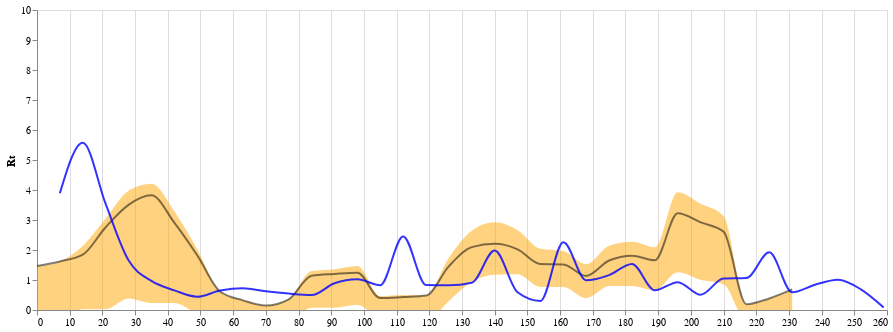

Notebook source saved alongside this figure:
### Code cell
band_rt = alt.Chart(summary_rt_local_and_intro_df).mark_area(interpolate='monotone', opacity = 0.5, clip = True, color = "orange").encode(
    alt.X('new_interval', axis=alt.Axis(title="")),
    alt.Y('upper_hpd_log_50_MA',axis=alt.Axis(title="Rt", grid=False)),
    alt.Y2("lower_hpd_log_50_MA")
    
    
).properties(
    width=850,
    height=300)

line_rt = alt.Chart(summary_rt_local_and_intro_df).mark_line(interpolate='monotone', opacity = 0.5, clip = True, color = "black").encode(
    alt.X('new_interval', axis=alt.Axis(title="")),
    alt.Y('median_percent_MA',axis=alt.Axis(title="Rt", grid=False)),

    
    
).properties(
    width=850,
    height=300)

(band_rt + line_rt+ line_rt_sim).resolve_scale(y ="shared")

### Figure 1 — Vega-Lite specification as saved in the notebook (floating-point values rounded to 4 significant figures)
{"config": {"view": {"continuousWidth": 400, "continuousHeight": 300}}, "layer": [{"mark": {"type": "area", "clip": true, "color": "orange", "interpolate": "monotone", "opacity": 0.5}, "encoding": {"x": {"axis": {"title": ""}, "field": "new_interval", "type": "quantitative"}, "y": {"axis": {"grid": false, "title": "Rt"}, "field": "upper_hpd_log_50_MA", "type": "quantitative"}, "y2": {"field": "lower_hpd_log_50_MA"}}, "height": 300, "width": 850}, {"mark": {"type": "line", "clip": true, "color": "black", "interpolate": "monotone", "opacity": 0.5}, "encoding": {"x": {"axis": {"title": ""}, "field": "new_interval", "type": "quantitative"}, "y": {"axis": {"grid": false, "title": "Rt"}, "field": "median_percent_MA", "type": "quantitative"}}, "height": 300, "width": 850}, {"data": {"name": "data-e04d5a9d3564650b4b06d3bec7897999"}, "mark": {"type": "line", "clip": true, "color": "blue", "interpolate": "monotone", "opacity": 0.8}, "encoding": {"x": {"axis": {"title": ""}, "field": "week_time", "type": "quantitative"}, "y": {"axis": {"grid": false, "title": "Rt"}, "field": "Rt", "scale": {"domain": [0.3, 10]}, "type": "quantitative"}}, "height": 300, "width": 850}], "data": {"name": "data-2352a9d4e4388178bc3e5e394a122efa"}, "resolve": {"scale": {"y": "shared"}}, "$schema": "https://vega.github.io/schema/vega-lite/v4.17.0.json", "datasets": {"data-2352a9d4e4388178bc3e5e394a122efa": [{"interval": "1", "mean_percent": 2.677, "median_percent": 1.294, "upper_hpd_log_95": 10.54, "lower_hpd_log_95": -0.3581, "upper_hpd_log_50": 1.294, "lower_hpd_log_50": -0.3581, "new_interval": 231, "mean_percent_MA": 1.602, "median_percent_MA": 0.686, "upper_hpd_log_95_MA": 6.661, "lower_hpd_log_95_MA": -0.3581, "upper_hpd_log_50_MA": 0.686, "lower_hpd_log_50_MA": -0.3581}, {"interval": "2", "mean_percent": 0.5267, "median_percent": 0.07751, "upper_hpd_log_95": 2.784, "lower_hpd_log_95": -0.3581, "upper_hpd_log_50": 0.07751, "lower_hpd_log_50": -0.3581, "new_interval": 224, "mean_percent_MA": 1.073, "median_percent_MA": 0.3856, "upper_hpd_log_95_MA": 4.847, "lower_hpd_log_95_MA": -0.3581, "upper_hpd_log_50_MA": 0.3856, "lower_hpd_log_50_MA": -0.3581}, {"interval": "3", "mean_percent": 0.01667, "median_percent": -0.2152, "upper_hpd_log_95": 1.219, "lower_hpd_log_95": -0.3581, "upper_hpd_log_50": -0.2152, "lower_hpd_log_50": -0.3581, "new_interval": 217, "mean_percent_MA": 0.7162, "median_percent_MA": 0.1924, "upper_hpd_log_95_MA": 3.555, "lower_hpd_log_95_MA": -0.3581, "upper_hpd_log_50_MA": 0.1924, "lower_hpd_log_50_MA": -0.3581}, {"interval": "4", "mean_percent": 1.605, "median_percent": 0.7147, "upper_hpd_log_95": 6.663, "lower_hpd_log_95": -0.3581, "upper_hpd_log_50": 0.7147, "lower_hpd_log_50": -0.3581, "new_interval": 210, "mean_percent_MA": 3.361, "median_percent_MA": 2.612, "upper_hpd_log_95_MA": 9.015, "lower_hpd_log_95_MA": 0.07191, "upper_hpd_log_50_MA": 3.129, "lower_hpd_log_50_MA": 0.8596}, {"interval": "5", "mean_percent": 8.462, "median_percent": 7.335, "upper_hpd_log_95": 19.16, "lower_hpd_log_95": 0.932, "upper_hpd_log_50": 8.888, "lower_hpd_log_50": 3.295, "new_interval": 203, "mean_percent_MA": 3.68, "median_percent_MA": 2.922, "upper_hpd_log_95_MA": 9.508, "lower_hpd_log_95_MA": 0.07193, "upper_hpd_log_50_MA": 3.54, "lower_hpd_log_50_MA": 1.007}, {"interval": "6", "mean_percent": 0.9734, "median_percent": 0.7169, "upper_hpd_log_95": 2.697, "lower_hpd_log_95": -0.3581, "upper_hpd_log_50": 1.017, "lower_hpd_log_50": 0.08497, "new_interval": 196, "mean_percent_MA": 3.828, "median_percent_MA": 3.223, "upper_hpd_log_95_MA": 9.014, "lower_hpd_log_95_MA": 0.1271, "upper_hpd_log_50_MA": 3.927, "lower_hpd_log_50_MA": 1.26}, {"interval": "7", "mean_percent": 2.049, "median_percent": 1.616, "upper_hpd_log_95": 5.181, "lower_hpd_log_95": -0.1926, "upper_hpd_log_50": 1.877, "lower_hpd_log_50": 0.3985, "new_interval": 189, "mean_percent_MA": 2.026, "median_percent_MA": 1.658, "upper_hpd_log_95_MA": 4.96, "lower_hpd_log_95_MA": -0.1426, "upper_hpd_log_50_MA": 2.088, "lower_hpd_log_50_MA": 0.6612}, {"interval": "8", "mean_percent": 3.055, "median_percent": 2.641, "upper_hpd_log_95": 7.004, "lower_hpd_log_95": 0.1228, "upper_hpd_log_50": 3.371, "lower_hpd_log_50": 1.5, "new_interval": 182, "mean_percent_MA": 2.146, "median_percent_MA": 1.809, "upper_hpd_log_95_MA": 5.06, "lower_hpd_log_95_MA": -0.1426, "upper_hpd_log_50_MA": 2.274, "lower_hpd_log_50_MA": 0.8032}, {"interval": "9", "mean_percent": 1.333, "median_percent": 1.17, "upper_hpd_log_95": 2.995, "lower_hpd_log_95": -0.3581, "upper_hpd_log_50": 1.575, "lower_hpd_log_50": 0.5107, "new_interval": 175, "mean_percent_MA": 1.879, "median_percent_MA": 1.649, "upper_hpd_log_95_MA": 4.283, "lower_hpd_log_95_MA": -0.1962, "upper_hpd_log_50_MA": 2.14, "lower_hpd_log_50_MA": 0.7962}, {"interval": "10", "mean_percent": 1.249, "median_percent": 1.135, "upper_hpd_log_95": 2.85, "lower_hpd_log_95": -0.3533, "upper_hpd_log_50": 1.473, "lower_hpd_log_50": 0.3776, "new_interval": 168, "mean_percent_MA": 1.269, "median_percent_MA": 1.136, "upper_hpd_log_95_MA": 2.937, "lower_hpd_log_95_MA": -0.3565, "upper_hpd_log_50_MA": 1.524, "lower_hpd_log_50_MA": 0.3922}, {"interval": "11", "mean_percent": 1.224, "median_percent": 1.103, "upper_hpd_log_95": 2.965, "lower_hpd_log_95": -0.3581, "upper_hpd_log_50": 1.524, "lower_hpd_log_50": 0.2883, "new_interval": 161, "mean_percent_MA": 1.615, "median_percent_MA": 1.518, "upper_hpd_log_95_MA": 3.377, "lower_hpd_log_95_MA": -0.1087, "upper_hpd_log_50_MA": 1.966, "lower_hpd_log_50_MA": 0.7693}, {"interval": "12", "mean_percent": 2.373, "median_percent": 2.315, "upper_hpd_log_95": 4.317, "lower_hpd_log_95": 0.3854, "upper_hpd_log_50": 2.9, "lower_hpd_log_50": 1.642, "new_interval": 154, "mean_percent_MA": 1.648, "median_percent_MA": 1.53, "upper_hpd_log_95_MA": 3.534, "lower_hpd_log_95_MA": -0.1103, "upper_hpd_log_50_MA": 2.038, "lower_hpd_log_50_MA": 0.7625}, {"interval": "13", "mean_percent": 1.346, "median_percent": 1.171, "upper_hpd_log_95": 3.32, "lower_hpd_log_95": -0.3581, "upper_hpd_log_50": 1.691, "lower_hpd_log_50": 0.3573, "new_interval": 147, "mean_percent_MA": 2.125, "median_percent_MA": 2.02, "upper_hpd_log_95_MA": 4.305, "lower_hpd_log_95_MA": -0.1076, "upper_hpd_log_50_MA": 2.657, "lower_hpd_log_50_MA": 1.188}, {"interval": "14", "mean_percent": 2.658, "median_percent": 2.575, "upper_hpd_log_95": 5.278, "lower_hpd_log_95": -0.3502, "upper_hpd_log_50": 3.381, "lower_hpd_log_50": 1.566, "new_interval": 140, "mean_percent_MA": 2.348, "median_percent_MA": 2.204, "upper_hpd_log_95_MA": 4.948, "lower_hpd_log_95_MA": -0.236, "upper_hpd_log_50_MA": 2.923, "lower_hpd_log_50_MA": 1.176}, {"interval": "15", "mean_percent": 3.041, "median_percent": 2.867, "upper_hpd_log_95": 6.247, "lower_hpd_log_95": 0.0004185, "upper_hpd_log_50": 3.697, "lower_hpd_log_50": 1.606, "new_interval": 133, "mean_percent_MA": 2.241, "median_percent_MA": 2.097, "upper_hpd_log_95_MA": 4.876, "lower_hpd_log_95_MA": -0.236, "upper_hpd_log_50_MA": 2.642, "lower_hpd_log_50_MA": 0.9379}, {"interval": "16", "mean_percent": 1.024, "median_percent": 0.8486, "upper_hpd_log_95": 3.102, "lower_hpd_log_95": -0.3581, "upper_hpd_log_50": 0.8486, "lower_hpd_log_50": -0.3581, "new_interval": 126, "mean_percent_MA": 1.655, "median_percent_MA": 1.462, "upper_hpd_log_95_MA": 4.096, "lower_hpd_log_95_MA": -0.2386, "upper_hpd_log_50_MA": 1.739, "lower_hpd_log_50_MA": 0.2964}, {"interval": "17", "mean_percent": 0.8983, "median_percent": 0.6704, "upper_hpd_log_95": 2.939, "lower_hpd_log_95": -0.3581, "upper_hpd_log_50": 0.6704, "lower_hpd_log_50": -0.3581, "new_interval": 119, "mean_percent_MA": 0.6998, "median_percent_MA": 0.4804, "upper_hpd_log_95_MA": 2.545, "lower_hpd_log_95_MA": -0.3581, "upper_hpd_log_50_MA": 0.4804, "lower_hpd_log_50_MA": -0.3581}, {"interval": "18", "mean_percent": 0.1767, "median_percent": -0.07783, "upper_hpd_log_95": 1.593, "lower_hpd_log_95": -0.3581, "upper_hpd_log_50": -0.07783, "lower_hpd_log_50": -0.3581, "new_interval": 112, "mean_percent_MA": 0.661, "median_percent_MA": 0.4316, "upper_hpd_log_95_MA": 2.39, "lower_hpd_log_95_MA": -0.3581, "upper_hpd_log_50_MA": 0.4993, "lower_hpd_log_50_MA": -0.2561}, {"interval": "19", "mean_percent": 0.9079, "median_percent": 0.7024, "upper_hpd_log_95": 2.637, "lower_hpd_log_95": -0.3581, "upper_hpd_log_50": 0.9052, "lower_hpd_log_50": -0.05205, "new_interval": 105, "mean_percent_MA": 0.7372, "median_percent_MA": 0.396, "upper_hpd_log_95_MA": 2.92, "lower_hpd_log_95_MA": -0.3581, "upper_hpd_log_50_MA": 0.4637, "lower_hpd_log_50_MA": -0.2561}, {"interval": "20", "mean_percent": 1.127, "median_percent": 0.5636, "upper_hpd_log_95": 4.531, "lower_hpd_log_95": -0.3581, "upper_hpd_log_50": 0.5636, "lower_hpd_log_50": -0.3581, "new_interval": 98, "mean_percent_MA": 1.646, "median_percent_MA": 1.244, "upper_hpd_log_95_MA": 4.625, "lower_hpd_log_95_MA": -0.3574, "upper_hpd_log_50_MA": 1.47, "lower_hpd_log_50_MA": 0.1777}, {"interval": "21", "mean_percent": 2.903, "median_percent": 2.467, "upper_hpd_log_95": 6.706, "lower_hpd_log_95": -0.3558, "upper_hpd_log_50": 2.942, "lower_hpd_log_50": 0.9433, "new_interval": 91, "mean_percent_MA": 1.715, "median_percent_MA": 1.201, "upper_hpd_log_95_MA": 5.228, "lower_hpd_log_95_MA": -0.3574, "upper_hpd_log_50_MA": 1.359, "lower_hpd_log_50_MA": 0.07567}, {"interval": "22", "mean_percent": 1.115, "median_percent": 0.572, "upper_hpd_log_95": 4.448, "lower_hpd_log_95": -0.3581, "upper_hpd_log_50": 0.572, "lower_hpd_log_50": -0.3581, "new_interval": 84, "mean_percent_MA": 1.54, "median_percent_MA": 1.141, "upper_hpd_log_95_MA": 4.459, "lower_hpd_log_95_MA": -0.3574, "upper_hpd_log_50_MA": 1.299, "lower_hpd_log_50_MA": 0.07567}, {"interval": "23", "mean_percent": 0.6024, "median_percent": 0.3834, "upper_hpd_log_95": 2.224, "lower_hpd_log_95": -0.3581, "upper_hpd_log_50": 0.3834, "lower_hpd_log_50": -0.3581, "new_interval": 77, "mean_percent_MA": 0.7412, "median_percent_MA": 0.3552, "upper_hpd_log_95_MA": 3.104, "lower_hpd_log_95_MA": -0.3581, "upper_hpd_log_50_MA": 0.3552, "lower_hpd_log_50_MA": -0.3581}, {"interval": "24", "mean_percent": 0.5057, "median_percent": 0.1102, "upper_hpd_log_95": 2.64, "lower_hpd_log_95": -0.3581, "upper_hpd_log_50": 0.1102, "lower_hpd_log_50": -0.3581, "new_interval": 70, "mean_percent_MA": 0.5487, "median_percent_MA": 0.1491, "upper_hpd_log_95_MA": 2.785, "lower_hpd_log_95_MA": -0.3581, "upper_hpd_log_50_MA": 0.1491, "lower_hpd_log_50_MA": -0.3581}, {"interval": "25", "mean_percent": 0.5381, "median_percent": -0.04624, "upper_hpd_log_95": 3.491, "lower_hpd_log_95": -0.3581, "upper_hpd_log_50": -0.04624, "lower_hpd_log_50": -0.3581, "new_interval": 63, "mean_percent_MA": 0.9323, "median_percent_MA": 0.3218, "upper_hpd_log_95_MA": 4.306, "lower_hpd_log_95_MA": -0.3581, "upper_hpd_log_50_MA": 0.3218, "lower_hpd_log_50_MA": -0.3581}, {"interval": "26", "mean_percent": 1.753, "median_percent": 0.9014, "upper_hpd_log_95": 6.789, "lower_hpd_log_95": -0.3581, "upper_hpd_log_50": 0.9014, "lower_hpd_log_50": -0.3581, "new_interval": 56, "mean_percent_MA": 1.348, "median_percent_MA": 0.6141, "upper_hpd_log_95_MA": 5.596, "lower_hpd_log_95_MA": -0.3581, "upper_hpd_log_50_MA": 0.6141, "lower_hpd_log_50_MA": -0.3581}, {"interval": "27", "mean_percent": 1.753, "median_percent": 0.9872, "upper_hpd_log_95": 6.507, "lower_hpd_log_95": -0.3581, "upper_hpd_log_50": 0.9872, "lower_hpd_log_50": -0.3581, "new_interval": 49, "mean_percent_MA": 2.705, "median_percent_MA": 1.825, "upper_hpd_log_95_MA": 8.631, "lower_hpd_log_95_MA": -0.3581, "upper_hpd_log_50_MA": 2.026, "lower_hpd_log_50_MA": -0.1214}, {"interval": "28", "mean_percent": 4.609, "median_percent": 3.586, "upper_hpd_log_95": 12.6, "lower_hpd_log_95": -0.3581, "upper_hpd_log_50": 4.19, "lower_hpd_log_50": 0.3519, "new_interval": 42, "mean_percent_MA": 3.949, "median_percent_MA": 2.913, "upper_hpd_log_95_MA": 11.23, "lower_hpd_log_95_MA": -0.3576, "upper_hpd_log_50_MA": 3.295, "lower_hpd_log_50_MA": 0.2365}, {"interval": "29", "mean_percent": 5.485, "median_percent": 4.165, "upper_hpd_log_95": 14.59, "lower_hpd_log_95": -0.3565, "upper_hpd_log_50": 4.708, "lower_hpd_log_50": 0.7158, "new_interval": 35, "mean_percent_MA": 5.145, "median_percent_MA": 3.824, "upper_hpd_log_95_MA": 14.35, "lower_hpd_log_95_MA": -0.3575, "upper_hpd_log_50_MA": 4.206, "lower_hpd_log_50_MA": 0.2366}, {"interval": "30", "mean_percent": 5.339, "median_percent": 3.721, "upper_hpd_log_95": 15.88, "lower_hpd_log_95": -0.358, "upper_hpd_log_50": 3.721, "lower_hpd_log_50": -0.358, "new_interval": 28, "mean_percent_MA": 4.795, "median_percent_MA": 3.505, "upper_hpd_log_95_MA": 13.51, "lower_hpd_log_95_MA": -0.3575, "upper_hpd_log_50_MA": 3.976, "lower_hpd_log_50_MA": 0.3829}, {"interval": "31", "mean_percent": 3.56, "median_percent": 2.63, "upper_hpd_log_95": 10.07, "lower_hpd_log_95": -0.3581, "upper_hpd_log_50": 3.5, "lower_hpd_log_50": 0.7907, "new_interval": 21, "mean_percent_MA": 3.782, "median_percent_MA": 2.759, "upper_hpd_log_95_MA": 10.97, "lower_hpd_log_95_MA": -0.3581, "upper_hpd_log_50_MA": 3.049, "lower_hpd_log_50_MA": 0.02487}, {"interval": "32", "mean_percent": 2.446, "median_percent": 1.926, "upper_hpd_log_95": 6.955, "lower_hpd_log_95": -0.3581, "upper_hpd_log_50": 1.926, "lower_hpd_log_50": -0.3581, "new_interval": 14, "mean_percent_MA": 2.964, "median_percent_MA": 1.842, "upper_hpd_log_95_MA": 10.14, "lower_hpd_log_95_MA": -0.3581, "upper_hpd_log_50_MA": 2.132, "lower_hpd_log_50_MA": 0.02482}, {"interval": "33", "mean_percent": 2.887, "median_percent": 0.9712, "upper_hpd_log_95": 13.39, "lower_hpd_log_95": -0.3581, "upper_hpd_log_50": 0.9712, "lower_hpd_log_50": -0.3581, "new_interval": 7, "mean_percent_MA": 3.496, "median_percent_MA": 1.62, "upper_hpd_log_95_MA": 14.11, "lower_hpd_log_95_MA": -0.3581, "upper_hpd_log_50_MA": 1.62, "lower_hpd_log_50_MA": -0.3581}, {"interval": "34", "mean_percent": 5.154, "median_percent": 1.962, "upper_hpd_log_95": 21.99, "lower_hpd_log_95": -0.3581, "upper_hpd_log_50": 1.962, "lower_hpd_log_50": -0.3581, "new_interval": 0, "mean_percent_MA": 4.02, "median_percent_MA": 1.467, "upper_hpd_log_95_MA": 17.69, "lower_hpd_log_95_MA": -0.3581, "upper_hpd_log_50_MA": 1.467, "lower_hpd_log_50_MA": -0.3581}], "data-e04d5a9d3564650b4b06d3bec7897999": [{"week_time": 0.0, "log_I": -2.303, "diff": null, "Rt": null, "Rt_MA": null}, {"week_time": 7.0, "log_I": 5.977, "diff": 57.96, "Rt": 3.892, "Rt_MA": 3.892}, {"week_time": 14.0, "log_I": 17.61, "diff": 81.4, "Rt": 5.578, "Rt_MA": 4.735}, {"week_time": 21.0, "log_I": 25.09, "diff": 52.36, "Rt": 3.534, "Rt_MA": 4.335}, {"week_time": 28.0, "log_I": 27.5, "diff": 16.89, "Rt": 1.656, "Rt_MA": 3.665}, {"week_time": 35.0, "log_I": 27.36, "diff": -0.9386, "Rt": 0.9681, "Rt_MA": 2.934}, {"week_time": 42.0, "log_I": 25.79, "diff": -11.04, "Rt": 0.6547, "Rt_MA": 1.703}, {"week_time": 49.0, "log_I": 23.04, "diff": -19.22, "Rt": 0.4415, "Rt_MA": 0.93}, {"week_time": 56.0, "log_I": 21.43, "diff": -11.26, "Rt": 0.6486, "Rt_MA": 0.6782}, {"week_time": 63.0, "log_I": 20.21, "diff": -8.532, "Rt": 0.7275, "Rt_MA": 0.6181}, {"week_time": 70.0, "log_I": 18.47, "diff": -12.17, "Rt": 0.6233, "Rt_MA": 0.6102}, {"week_time": 77.0, "log_I": 16.33, "diff": -15.04, "Rt": 0.546, "Rt_MA": 0.6364}, {"week_time": 84.0, "log_I": 13.91, "diff": -16.9, "Rt": 0.4984, "Rt_MA": 0.5988}, {"week_time": 91.0, "log_I": 13.44, "diff": -3.299, "Rt": 0.89, "Rt_MA": 0.6394}, {"week_time": 98.0, "log_I": 13.54, "diff": 0.6758, "Rt": 1.023, "Rt_MA": 0.7394}, {"week_time": 105.0, "log_I": 12.78, "diff": -5.289, "Rt": 0.8264, "Rt_MA": 0.8095}, {"week_time": 112.0, "log_I": 17.57, "diff": 33.54, "Rt": 2.453, "Rt_MA": 1.298}, {"week_time": 119.0, "log_I": 16.85, "diff": -5.07, "Rt": 0.8333, "Rt_MA": 1.284}, {"week_time": 126.0, "log_I": 16.07, "diff": -5.449, "Rt": 0.8214, "Rt_MA": 1.233}, {"week_time": 133.0, "log_I": 15.67, "diff": -2.776, "Rt": 0.907, "Rt_MA": 1.254}, {"week_time": 140.0, "log_I": 19.11, "diff": 24.04, "Rt": 1.98, "Rt_MA": 1.135}, {"week_time": 147.0, "log_I": 17.2, "diff": -13.33, "Rt": 0.5915, "Rt_MA": 1.075}, {"week_time": 154.0, "log_I": 13.55, "diff": -25.55, "Rt": 0.3014, "Rt_MA": 0.9449}, {"week_time": 161.0, "log_I": 17.81, "diff": 29.79, "Rt": 2.26, "Rt_MA": 1.283}, {"week_time": 168.0, "log_I": 17.76, "diff": -0.3366, "Rt": 0.9885, "Rt_MA": 1.035}, {"week_time": 175.0, "log_I": 18.41, "diff": 4.566, "Rt": 1.162, "Rt_MA": 1.178}, {"week_time": 182.0, "log_I": 20.43, "diff": 14.08, "Rt": 1.536, "Rt_MA": 1.487}, {"week_time": 189.0, "log_I": 18.85, "diff": -11.05, "Rt": 0.6547, "Rt_MA": 1.085}, {"week_time": 196.0, "log_I": 18.55, "diff": -2.106, "Rt": 0.9291, "Rt_MA": 1.07}, {"week_time": 203.0, "log_I": 16.19, "diff": -16.49, "Rt": 0.5089, "Rt_MA": 0.9071}, {"week_time": 210.0, "log_I": 16.38, "diff": 1.343, "Rt": 1.046, "Rt_MA": 0.7848}, {"week_time": 217.0, "log_I": 16.65, "diff": 1.897, "Rt": 1.066, "Rt_MA": 0.8876}, {"week_time": 224.0, "log_I": 19.91, "diff": 22.82, "Rt": 1.922, "Rt_MA": 1.136}, {"week_time": 231.0, "log_I": 18.0, "diff": -13.39, "Rt": 0.5899, "Rt_MA": 1.156}, {"week_time": 238.0, "log_I": 17.31, "diff": -4.831, "Rt": 0.8409, "Rt_MA": 1.105}, {"week_time": 245.0, "log_I": 17.34, "diff": 0.2099, "Rt": 1.007, "Rt_MA": 1.09}, {"week_time": 252.0, "log_I": 15.93, "diff": -9.887, "Rt": 0.6878, "Rt_MA": 0.7815}, {"week_time": 259.0, "log_I": 10.42, "diff": -38.56, "Rt": 0.08127, "Rt_MA": 0.6543}]}}
